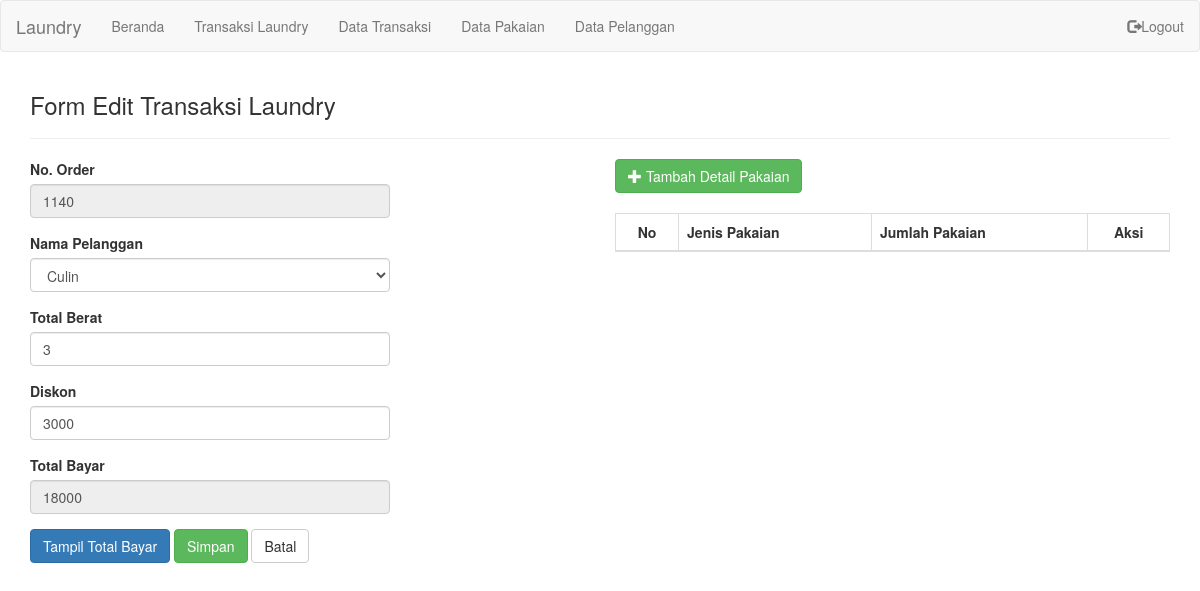
Screenshot of /editdatatransaksi.php?edit=1140 (signed in) with the database file from the repository.
### tables this page shows
CREATE TABLE `transaksi` (
  `No_Order` char(4) NOT NULL,
  `No_Identitas` char(8) NOT NULL,
  `Tgl_Terima` date DEFAULT NULL,
  `Tgl_Ambil` date DEFAULT NULL,
  `total_berat` float NOT NULL,
  `diskon` float NOT NULL,
  `Total_Bayar` int(6) DEFAULT NULL,
  `admin_id` int(8) NOT NULL DEFAULT 1
);

### editdatatransaksi.php (the view, shortened to what this page needs)
<?php
if(isset($_SESSION['id'])){
?>
<!DOCTYPE html>
<html>
  <head>
    <?php
      include "include/header.php";
    ?>
  </head>
  <body>
    <nav class="navbar navbar-default">
      <div class="container-fluid">
        <div class="navbar-header">
      <a class="navbar-brand" href="#">Laundry</a>
    </div>
    <ul class="nav navbar-nav">
      <?php
        include "include/list.php"
      ?>
    </ul>
    <ul class="nav navbar-nav navbar-right">
      <li><a href="logout.php"><span class="glyphicon glyphicon-log-out"></span>Logout</a></li>
    </ul>
  </div>
</nav>
<div class="container">
  <h3>Form Edit Transaksi Laundry</h3>
  <hr>
        <div class="row">
          <div class="col-md-4">
            <form name="form" action="proses-edit-transaksi.php" method="POST" >
            <?php
            include "./include/koneksi.php";
            $No_Order = $_GET['edit'];
            $sql = mysqli_query($conn, "SELECT No_Order FROM transaksi WHERE No_Order='".$No_Order."' ");
            while ($hasil = mysqli_fetch_array($sql)){
              ?>
                <div class="form-group">
                  <label>No. Order</label>
                  <input type="text" class="form-control" name="No_Order" value="<?php echo $hasil['No_Order']; ?>" readonly>
                </div>
                <?php
                    }
                ?>
                <div class="form-group">
                  <label>Nama Pelanggan</label>
                  <select class="form-control" name="No_Identitas">
                    <?php
                    $sql = mysqli_query($conn, "SELECT No_Identitas, Nama FROM pelanggan ORDER BY Nama");
                    while ($hasil = mysqli_fetch_array($sql)){
                      ?>
                    <option value="<?php echo $hasil['No_Identitas']; ?>"><?php echo $hasil['Nama']; ?></option>
                    <?php
                        }
                    ?>
                  </select>
                </div>
                <?php
                $sql = mysqli_query($conn, "SELECT Tgl_Terima, total_berat, diskon, Total_Bayar FROM transaksi WHERE No_Order='".$No_Order."' ");
                while ($hasil = mysqli_fetch_array($sql)){
                  ?>
                <div class="form-group">
                  <label>Total Berat</label>
                  <input type="text" id="total_berat" class="form-control" name="total_berat" placeholder="Total Berat" value="<?php echo $hasil['total_berat']; ?>">
                </div>
                <div class="form-group">
                  <label>Diskon</label>
                  <input type="text" id="diskon" class="form-control" name="diskon" placeholder="Diskon" value="<?php echo $hasil['diskon']; ?>" >
                </div>
                <div class="form-group">
                  <label>Total Bayar</label>
                  <input type="text"  class="form-control" name="total_bayar" value="<?php echo $hasil['Total_Bayar']; ?>" readonly>
                </div>
                <?php
                    }
                ?>
                <input type="button" value="Tampil Total Bayar" onClick="tambah()" class="btn btn-primary"/>
                <input type="submit" name="submit" value="Simpan" class="btn btn-success">
                <a href="transaksi.php"><input type="button" class="btn btn-default" value="Batal" ></a>
              </form>
          </div>
          <div class="col-md-6  col-md-offset-2">
            <div class="tombol" >
      				<button type="button" class="btn btn-success btn-md " data-toggle="modal" data-target="#ModalTambah" ><span class="glyphicon glyphicon-plus " ></span> Tambah Detail Pakaian</button>
      			</div>
            <br>
            <div class="table-responsive">
              <table id="table" class="table table-striped table-bordered" >
                <thead>
                  <tr>
                    <th style="text-align: center;">No</th>
                    <th>Jenis Pakaian</th>
                    <th>Jumlah Pakaian</th>
                    <th style="text-align: center;" >Aksi</th>
                  </tr>
                </thead>
              </table>
              </div>
          </div>
        </div>
</div>
</body>
</html>
<?php
}else{
	header("location:login/index.php");
}

### rows the page displays
transaksi: No_Order "1140", total_berat "3", diskon "3000", total_bayar "18000"

### other values shown
form field No_Identitas "Culin"
